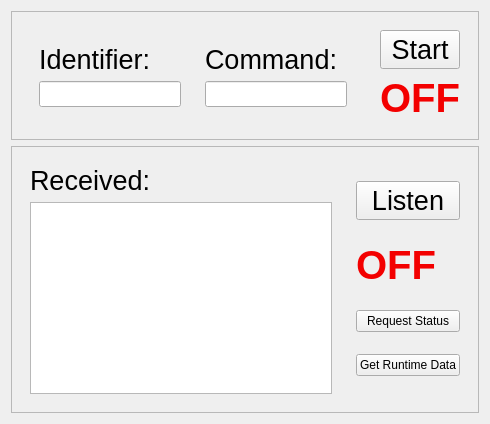
       <widget class="QWidget" name="RFDCommands">
        <attribute name="title">
         <string>RFD</string>
        </attribute>
        <layout class="QVBoxLayout" name="verticalLayout_10">
         <item>
          <widget class="QFrame" name="rfdCommandIdButtonFrame">
           <property name="sizePolicy">
            <sizepolicy hsizetype="Expanding" vsizetype="Minimum">
             <horstretch>0</horstretch>
             <verstretch>0</verstretch>
            </sizepolicy>
           </property>
           <property name="frameShape">
            <enum>QFrame::StyledPanel</enum>
           </property>
           <property name="frameShadow">
            <enum>QFrame::Raised</enum>
           </property>
           <layout class="QHBoxLayout" name="horizontalLayout_2">
            <item>
             <widget class="QFrame" name="rfdIdentifierCommandFrame">
              <property name="sizePolicy">
               <sizepolicy hsizetype="Expanding" vsizetype="Fixed">
                <horstretch>0</horstretch>
                <verstretch>0</verstretch>
               </sizepolicy>
              </property>
              <property name="frameShape">
               <enum>QFrame::NoFrame</enum>
              </property>
              <property name="frameShadow">
               <enum>QFrame::Raised</enum>
              </property>
              <layout class="QHBoxLayout" name="horizontalLayout_7">
               <item>
                <widget class="QFrame" name="rfdIdentifierEntryFrame">
                 <property name="frameShape">
                  <enum>QFrame::NoFrame</enum>
                 </property>
                 <property name="frameShadow">
                  <enum>QFrame::Raised</enum>
                 </property>
                 <layout class="QVBoxLayout" name="verticalLayout_4">
                  <item>
                   <widget class="QLabel" name="rfdIDLabel">
                    <property name="sizePolicy">
                     <sizepolicy hsizetype="Expanding" vsizetype="Fixed">
                      <horstretch>0</horstretch>
                      <verstretch>0</verstretch>
                     </sizepolicy>
                    </property>
                    <property name="font">
                     <font>
                      <pointsize>20</pointsize>
                     </font>
                    </property>
                    <property name="text">
                     <string>Identifier:</string>
                    </property>
                   </widget>
                  </item>
                  <item>
                   <widget class="QLineEdit" name="rfdIDEntry">
                    <property name="font">
                     <font>
                      <pointsize>11</pointsize>
                     </font>
                    </property>
                   </widget>
                  </item>
                 </layout>
                </widget>
               </item>
               <item>
                <widget class="QFrame" name="rfdCommandEntryFrame">
                 <property name="frameShape">
                  <enum>QFrame::NoFrame</enum>
                 </property>
                 <property name="frameShadow">
                  <enum>QFrame::Raised</enum>
                 </property>
                 <layout class="QVBoxLayout" name="verticalLayout_9">
                  <item>
                   <widget class="QLabel" name="rfdCommandEntryLabel">
                    <property name="sizePolicy">
                     <sizepolicy hsizetype="Expanding" vsizetype="Fixed">
                      <horstretch>0</horstretch>
                      <verstretch>0</verstretch>
                     </sizepolicy>
                    </property>
                    <property name="font">
                     <font>
                      <pointsize>20</pointsize>
                     </font>
                    </property>
                    <property name="text">
                     <string>Command:</string>
                    </property>
                   </widget>
                  </item>
                  <item>
                   <widget class="QLineEdit" name="rfdCommandEntry">
                    <property name="font">
                     <font>
                      <pointsize>11</pointsize>
                     </font>
                    </property>
                   </widget>
                  </item>
                 </layout>
                </widget>
               </item>
              </layout>
             </widget>
            </item>
            <item>
             <widget class="QFrame" name="rfdCommandButtonFrame">
              <property name="frameShape">
               <enum>QFrame::NoFrame</enum>
              </property>
              <property name="frameShadow">
               <enum>QFrame::Raised</enum>
              </property>
              <layout class="QVBoxLayout" name="verticalLayout_6">
               <item>
                <widget class="QPushButton" name="rfdCommandButton">
                 <property name="sizePolicy">
                  <sizepolicy hsizetype="Minimum" vsizetype="Fixed">
                   <horstretch>0</horstretch>
                   <verstretch>0</verstretch>
                  </sizepolicy>
                 </property>
                 <property name="font">
                  <font>
                   <pointsize>20</pointsize>
                  </font>
                 </property>
                 <property name="text">
                  <string>Start</string>
                 </property>
                </widget>
               </item>
               <item>
                <widget class="QLabel" name="rfdCommandsOnlineLabel">
                 <property name="sizePolicy">
                  <sizepolicy hsizetype="Minimum" vsizetype="Fixed">
                   <horstretch>0</horstretch>
                   <verstretch>0</verstretch>
                  </sizepolicy>
                 </property>
                 <property name="palette">
                  <palette>
                   <active>
                    <colorrole role="WindowText">
                     <brush brushstyle="SolidPattern">
                      <color alpha="255">
                       <red>243</red>
                       <green>0</green>
                       <blue>0</blue>
                      </color>
                     </brush>
                    </colorrole>
                   </active>
                   <inactive>
                    <colorrole role="WindowText">
                     <brush brushstyle="SolidPattern">
                      <color alpha="255">
                       <red>243</red>
                       <green>0</green>
                       <blue>0</blue>
                      </color>
                     </brush>
                    </colorrole>
                   </inactive>
                   <disabled>
                    <colorrole role="WindowText">
                     <brush brushstyle="SolidPattern">
                      <color alpha="255">
                       <red>120</red>
                       <green>120</green>
                       <blue>120</blue>
                      </color>
                     </brush>
                    </colorrole>
                   </disabled>
                  </palette>
                 </property>
                 <property name="font">
                  <font>
                   <family>Microsoft Sans Serif</family>
                   <pointsize>30</pointsize>
                   <weight>75</weight>
                   <bold>true</bold>
                   <underline>false</underline>
                  </font>
                 </property>
                 <property name="text">
                  <string>OFF</string>
                 </property>
                </widget>
               </item>
              </layout>
             </widget>
            </item>
           </layout>
          </widget>
         </item>
         <item>
          <widget class="QFrame" name="rfdListenReceiveFrame">
           <property name="sizePolicy">
            <sizepolicy hsizetype="Expanding" vsizetype="Expanding">
             <horstretch>0</horstretch>
             <verstretch>0</verstretch>
            </sizepolicy>
           </property>
           <property name="frameShape">
            <enum>QFrame::StyledPanel</enum>
           </property>
           <property name="frameShadow">
            <enum>QFrame::Raised</enum>
           </property>
           <layout class="QHBoxLayout" name="horizontalLayout_3">
            <item>
             <widget class="QFrame" name="rfdReceivedFrame">
              <property name="frameShape">
               <enum>QFrame::NoFrame</enum>
              </property>
              <property name="frameShadow">
               <enum>QFrame::Raised</enum>
              </property>
              <layout class="QVBoxLayout" name="verticalLayout_5">
               <item>
                <widget class="QLabel" name="rfdReceiveLabel">
                 <property name="font">
                  <font>
                   <pointsize>20</pointsize>
                  </font>
                 </property>
                 <property name="text">
                  <string>Received:</string>
                 </property>
                </widget>
               </item>
               <item>
                <widget class="QTextBrowser" name="rfdReceiveBrowser">
                 <property name="font">
                  <font>
                   <pointsize>9</pointsize>
                  </font>
                 </property>
                </widget>
               </item>
              </layout>
             </widget>
            </item>
            <item>
             <widget class="QFrame" name="rfdListenButtonFrame">
              <property name="frameShape">
               <enum>QFrame::NoFrame</enum>
              </property>
              <property name="frameShadow">
               <enum>QFrame::Raised</enum>
              </property>
              <layout class="QVBoxLayout" name="verticalLayout_7">
               <item>
                <widget class="QPushButton" name="rfdListenButton">
                 <property name="font">
                  <font>
                   <pointsize>20</pointsize>
                  </font>
                 </property>
                 <property name="text">
                  <string>Listen</string>
                 </property>
                </widget>
               </item>
               <item>
                <widget class="QLabel" name="rfdListenOnlineLabel">
                 <property name="sizePolicy">
                  <sizepolicy hsizetype="Preferred" vsizetype="Fixed">
                   <horstretch>0</horstretch>
                   <verstretch>0</verstretch>
                  </sizepolicy>
                 </property>
                 <property name="palette">
                  <palette>
                   <active>
                    <colorrole role="WindowText">
                     <brush brushstyle="SolidPattern">
                      <color alpha="255">
                       <red>243</red>
                       <green>0</green>
                       <blue>0</blue>
                      </color>
                     </brush>
                    </colorrole>
                   </active>
                   <inactive>
                    <colorrole role="WindowText">
                     <brush brushstyle="SolidPattern">
                      <color alpha="255">
                       <red>243</red>
                       <green>0</green>
                       <blue>0</blue>
                      </color>
                     </brush>
                    </colorrole>
                   </inactive>
                   <disabled>
                    <colorrole role="WindowText">
                     <brush brushstyle="SolidPattern">
                      <color alpha="255">
                       <red>120</red>
                       <green>120</green>
                       <blue>120</blue>
                      </color>
                     </brush>
                    </colorrole>
                   </disabled>
                  </palette>
                 </property>
                 <property name="font">
                  <font>
                   <family>Microsoft Sans Serif</family>
                   <pointsize>30</pointsize>
                   <weight>75</weight>
                   <bold>true</bold>
                   <underline>false</underline>
                  </font>
                 </property>
                 <property name="text">
                  <string>OFF</string>
                 </property>
                </widget>
               </item>
               <item>
                <widget class="QPushButton" name="requestStatusButton">
                 <property name="text">
                  <string>Request Status</string>
                 </property>
                </widget>
               </item>
               <item>
                <widget class="QPushButton" name="getPiRuntimeDataButton">
                 <property name="sizePolicy">
                  <sizepolicy hsizetype="Minimum" vsizetype="Fixed">
                   <horstretch>0</horstretch>
                   <verstretch>0</verstretch>
                  </sizepolicy>
                 </property>
                 <property name="minimumSize">
                  <size>
                   <width>0</width>
                   <height>0</height>
                  </size>
                 </property>
                 <property name="text">
                  <string>Get Runtime Data</string>
                 </property>
                </widget>
               </item>
              </layout>
             </widget>
            </item>
           </layout>
          </widget>
         </item>
        </layout>
       </widget>
